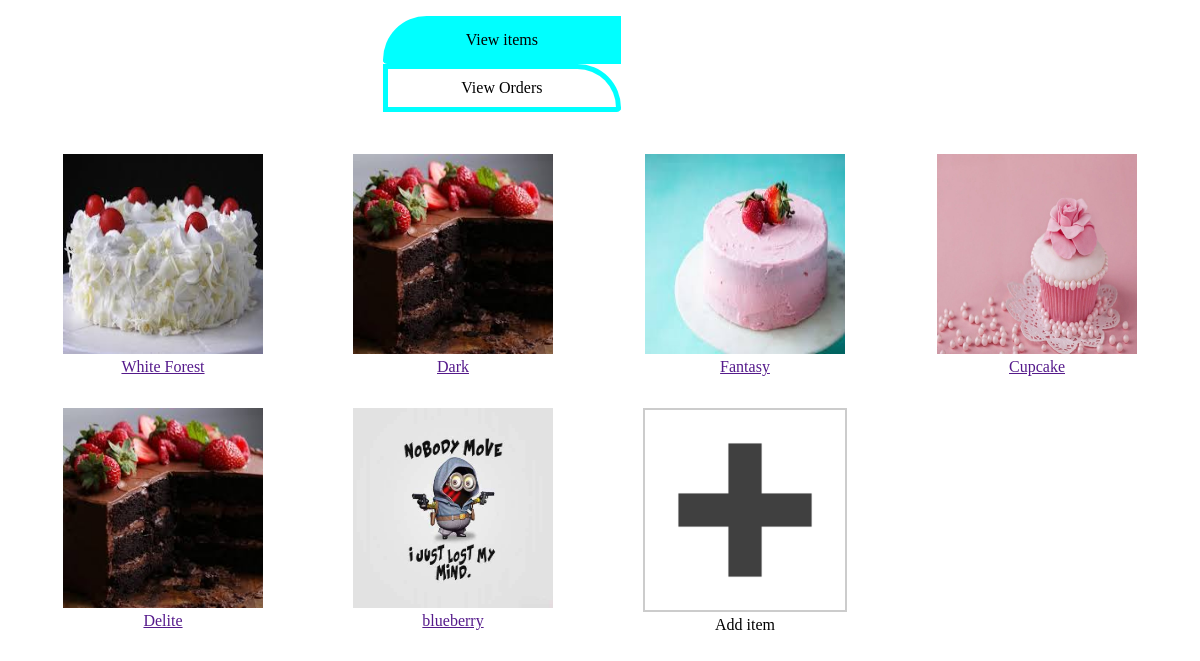
The app's page /items/ with its own data.
### Myapp/models.py (models this page shows)
class NewItem(models.Model):
    Item_name = models.CharField(max_length=20)
    Item_price = models.FloatField()
    Item_image = models.ImageField(upload_to='Myapp/static')

### Myapp/views.py (the view)
# urls.py: url(r'^items/',ItemDisplay,name='Items'),
def ItemDisplay(request):
    x=NewItem.objects.all()
    Li=[]
    Ni=[]
    for i in x:
        path=i.Item_image
        Li.append(str(path).split('/')[2])
        Ni.append(i.Item_name)
    return render(request,'Itempage.html',{'Image':zip(Li,Ni)})

### Myapp/templates/Itempage.html (shortened to what this page needs)
<!DOCTYPE html>
<html lang="en">
<head>
    {% load static %}
</head>
<body style="background:white;">
    <center><ul>
        <li style="float:left;border-top-left-radius: 80px;border-bottom-left-radius: 8px;"><a href="http://127.0.0.1:8000/items/" style="text-decoration:none;color:black;">View items</a></li>
        <li style="float:left;background: white;border-top-right-radius:80px;border-bottom-right-radius: 8px;"><a href="http://127.0.0.1:8000/orders" style="text-decoration:none;color:black;">View Orders</a></li>
    </ul></center>
<center>
    <div style="display:grid;grid-template-columns:auto auto auto auto;padding:10px;">
{% for Li,Ni in Image %}
    <a href=""><figure>
    <img src="{% static Li %}" width="200" height="200">
        <figcaption>{{ Ni }}</figcaption></figure>
{% endfor %}
    <figure>
        <a href="http://127.0.0.1:8000/fileup/" style="text-decoration:none;color:black;"><img src="/static/add.png" width="200" height="200" style="border:2px solid rgba(0,0,0,.2);"><figcaption>Add item</figcaption></a></figure>
</div></center>
</body>
</html>

### Myapp/templates/Itempage.html (style rules this page uses)
ul { list-style-type:none; margin:none; padding:none; overflow:hidden; background:white; width:40%; }
li { margin:none; padding:none; border:5px solid cyan; width:48%; background:cyan; }
li a { display:block; padding:10px 0px; margin:none; text-align: center; width:100%; }

### records on screen
NewItem: Image "White Forest"
NewItem: Image "Dark"
NewItem: Image "Fantasy"
NewItem: Image "Cupcake"
NewItem: Image "Delite"
NewItem: Image "blueberry"
